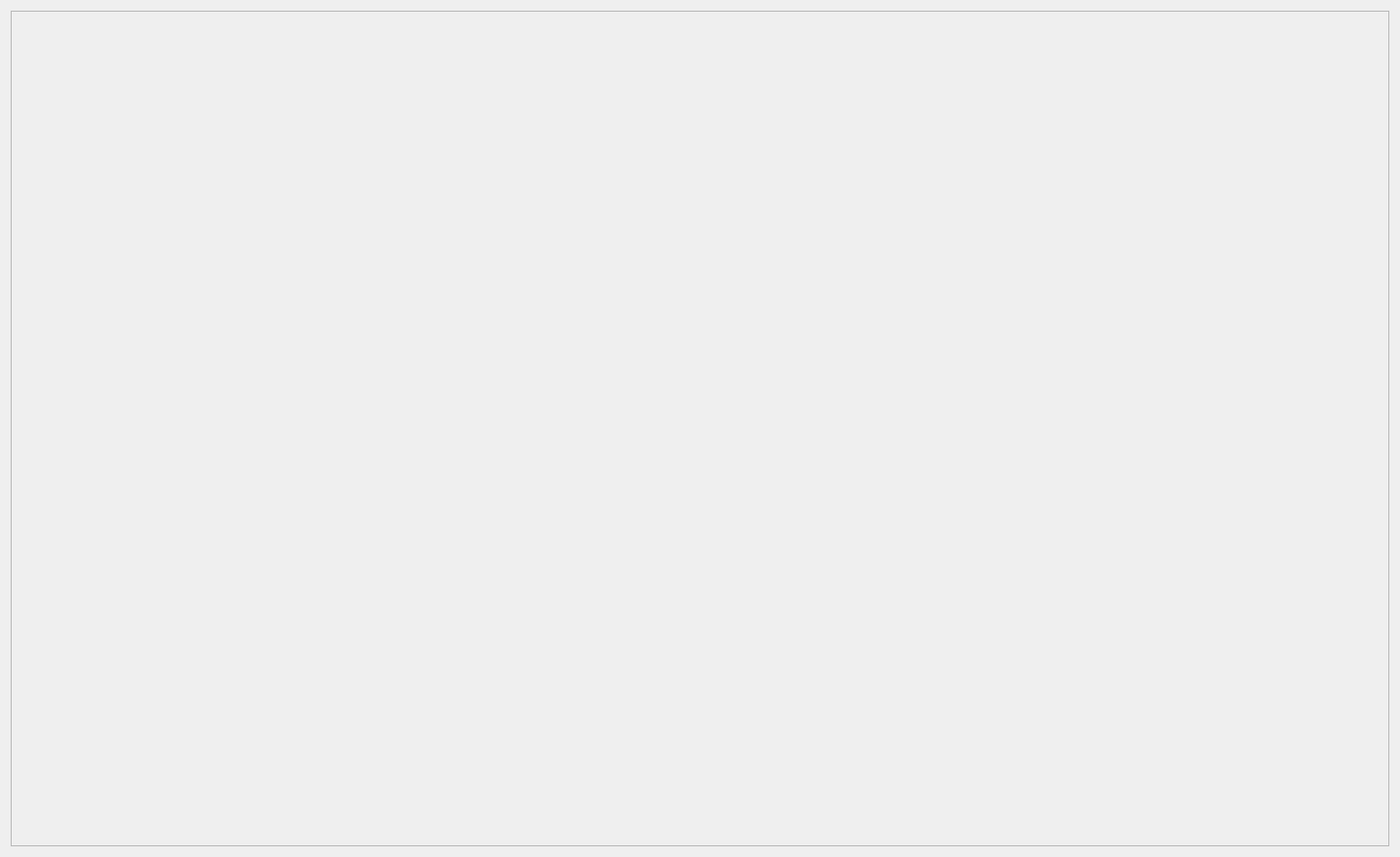
<?xml version="1.0" encoding="UTF-8"?>
<ui version="4.0">
 <class>IndexWidget</class>
 <widget class="QDialog" name="IndexWidget">
  <property name="geometry">
   <rect>
    <x>0</x>
    <y>0</y>
    <width>1440</width>
    <height>881</height>
   </rect>
  </property>
  <property name="windowTitle">
   <string>统计评估</string>
  </property>
  <layout class="QGridLayout" name="gridLayout">
   <item row="0" column="0">
    <widget class="QScrollArea" name="scrollArea">
     <property name="widgetResizable">
      <bool>true</bool>
     </property>
     <widget class="QWidget" name="scrollAreaWidgetContents">
      <property name="geometry">
       <rect>
        <x>0</x>
        <y>0</y>
        <width>1412</width>
        <height>853</height>
       </rect>
      </property>
     </widget>
    </widget>
   </item>
  </layout>
 </widget>
 <layoutdefault spacing="6" margin="11"/>
 <resources/>
 <connections/>
</ui>
